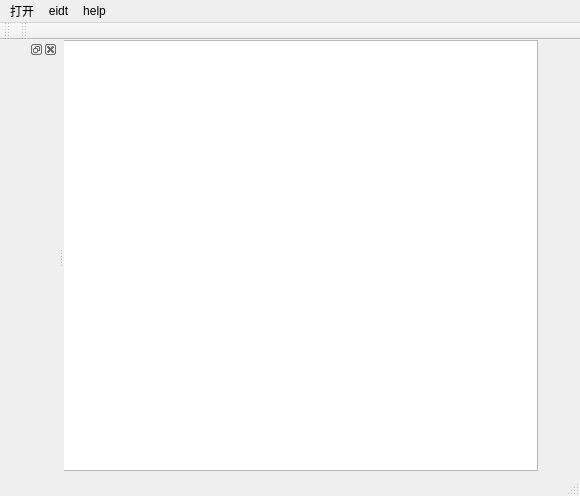
<?xml version="1.0" encoding="UTF-8"?>
<ui version="4.0">
 <class>qt5_ui_main_window</class>
 <widget class="QMainWindow" name="qt5_ui_main_window">
  <property name="geometry">
   <rect>
    <x>0</x>
    <y>0</y>
    <width>580</width>
    <height>496</height>
   </rect>
  </property>
  <property name="windowTitle">
   <string>qt5_ui_main_window</string>
  </property>
  <widget class="QWidget" name="centralwidget">
   <widget class="QTextEdit" name="textEdit">
    <property name="geometry">
     <rect>
      <x>-7</x>
      <y>0</y>
      <width>481</width>
      <height>431</height>
     </rect>
    </property>
   </widget>
  </widget>
  <widget class="QMenuBar" name="menuBar">
   <property name="geometry">
    <rect>
     <x>0</x>
     <y>0</y>
     <width>580</width>
     <height>22</height>
    </rect>
   </property>
   <widget class="QMenu" name="menuopen">
    <property name="title">
     <string>打开</string>
    </property>
    <addaction name="actionItem"/>
    <addaction name="actionNew"/>
    <addaction name="actionSave"/>
   </widget>
   <widget class="QMenu" name="menueidt">
    <property name="title">
     <string>eidt</string>
    </property>
    <addaction name="separator"/>
    <addaction name="separator"/>
    <addaction name="separator"/>
    <addaction name="separator"/>
   </widget>
   <widget class="QMenu" name="menuhelp">
    <property name="title">
     <string>help</string>
    </property>
   </widget>
   <addaction name="menuopen"/>
   <addaction name="menueidt"/>
   <addaction name="menuhelp"/>
  </widget>
  <widget class="QToolBar" name="toolBar">
   <property name="windowTitle">
    <string>toolBar</string>
   </property>
   <attribute name="toolBarArea">
    <enum>TopToolBarArea</enum>
   </attribute>
   <attribute name="toolBarBreak">
    <bool>false</bool>
   </attribute>
  </widget>
  <widget class="QToolBar" name="toolBar_2">
   <property name="windowTitle">
    <string>toolBar_2</string>
   </property>
   <attribute name="toolBarArea">
    <enum>TopToolBarArea</enum>
   </attribute>
   <attribute name="toolBarBreak">
    <bool>false</bool>
   </attribute>
  </widget>
  <widget class="QStatusBar" name="statusBar"/>
  <widget class="QDockWidget" name="dockWidget">
   <attribute name="dockWidgetArea">
    <number>1</number>
   </attribute>
   <widget class="QWidget" name="dockWidgetContents"/>
  </widget>
  <action name="actionItem">
   <property name="text">
    <string>项目</string>
   </property>
  </action>
  <action name="actionNew">
   <property name="text">
    <string>New</string>
   </property>
  </action>
  <action name="actionSave">
   <property name="text">
    <string>Save</string>
   </property>
  </action>
 </widget>
 <resources/>
 <connections/>
</ui>
